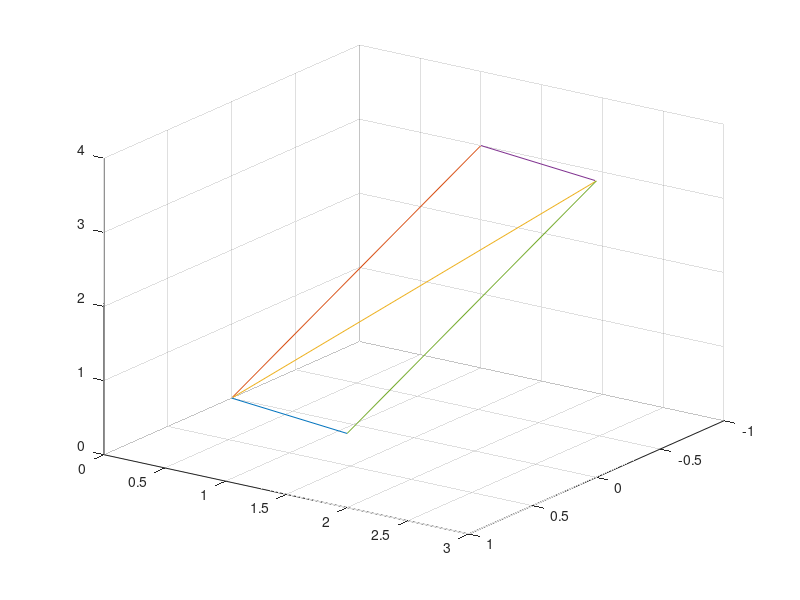

Recreate this plot in MATLAB.
a=[0 1; 0 2; 0 1];
b=[0 -1; 0 1; 0 3];
plot3(a(1,:), a(2,:), a(3,:))
view([125, 25])
grid on
hold on
plot3(b(1,:), b(2,:), b(3,:))
c=a+b;
plot3(c(1,:), c(2,:), c(3,:))
a1=[-1 0; 1 3; 3 4]
plot3(a1(1,:), a1(2,:), a1(3,:))
b1=[1 0; 2 3; 1 4]
plot3(b1(1,:), b1(2,:), b1(3,:))